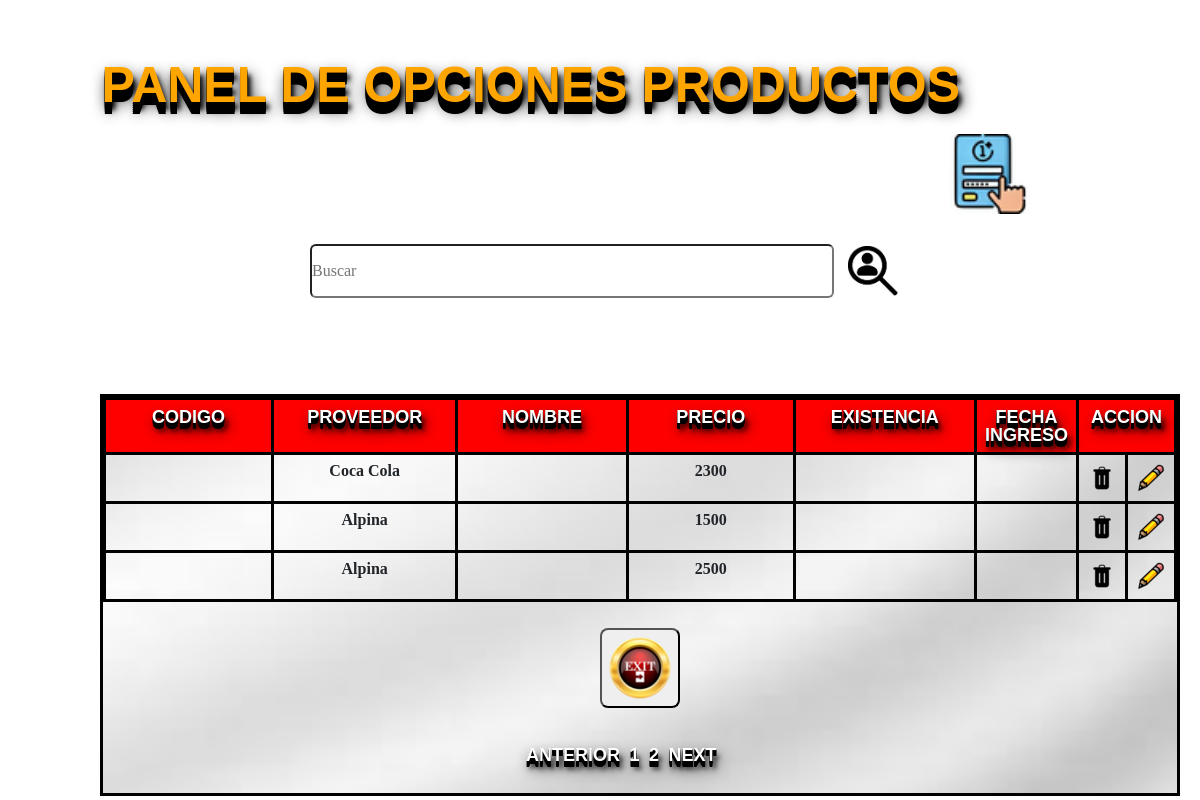
Screenshot of /tabla_productos/index.php?pagina=2 with the database file from the repository.
### tables this page shows
CREATE TABLE `productos` (
  `cod_product` int(11) NOT NULL,
  `nit` int(11) DEFAULT NULL,
  `nombre_p` char(70) DEFAULT NULL,
  `precio` int(10) DEFAULT NULL,
  `cantidadp` int(8) DEFAULT NULL,
  `fecha_ingres` date DEFAULT current_timestamp()
);

CREATE TABLE `proveedor` (
  `nit` int(11) NOT NULL,
  `nombre` char(70) DEFAULT NULL,
  `telefono` bigint(10) DEFAULT NULL,
  `direccion` char(80) DEFAULT NULL
);

### tabla_productos/index.php (the view, shortened to what this page needs)
<!DOCTYPE html>
<html lang="en">
<head>
    <link href="https://cdn.jsdelivr.net/npm/bootstrap@5.2.0-beta1/dist/css/bootstrap.min.css" rel="stylesheet">
    <link rel="stylesheet" href="../css/productos.css">
</head>
<body>
<?php
	include("../conexion/conexion.php");
	$registros=3;
	if(isset($_GET["pagina"])){
		if($_GET["pagina"]==1){
			header("Location:./index.php");
		}else{
			$pagina=$_GET["pagina"];
		}
	}else{
		$pagina=1;
	}
	$empieza=($pagina-1)*$registros;
	$sql_total="SELECT * FROM productos ";
	$resultado=$base->prepare($sql_total);
	$resultado->execute(array());
	$numfilas=$resultado->rowCount();
	$totalpagina=ceil($numfilas/$registros);
	$registros=$base->query("SELECT * FROM productos LIMIT $empieza, $registros")->fetchALL(PDO::FETCH_OBJ);
?>
<h3>PANEL DE OPCIONES PRODUCTOS</h3>
    <form method="post" action="buscar.php">
        <div id="nim">
                <a href="registrar.php">
                    <button type="button">
                    </button>
                </a>
            </div>
            <input class="buscar"  type="search" name="busca"  id="" placeholder="Buscar">
            <button id="but" class="uno">buscar</button>
            <br> <br>
            <div id="tag">
            <table  class="table">
            <tr>
                <th>Codigo</th>
                <th>Proveedor</th>
                <th>Nombre</th>
                <th>Precio</th>
                <th>Existencia</th>
                <th>Fecha ingreso</th>
                <th colspan="2">Accion</th>
            </tr>
            <?php foreach ($registros as $move):?>
            <?php
				$idp=$move->nit;
				$sql="SELECT * FROM proveedor WHERE nit=:id";
				$resultado1=$base->prepare($sql);
				$resultado1->execute(array(":id"=>$idp));
				$registro1=$resultado1->fetch(PDO::FETCH_ASSOC);
            ?>
            <tr>
                <td><?php echo $move->codigo;?></td>
				<td><?php echo $registro1['nombre']?></td>
                <td><?php echo $move->nombre_pro?></td>
                <td><?php echo $move->precio?></td>
                <td><?php echo $move->existencia?></td>
                <td><?php echo $move->fecha?></td>
                <td>
                    <a id="q1" href="eliminar.php?id=<?php echo $move->codigo?> & nomb=<?php echo $move->nombre_pro?>">
                        <img src="../imagenes/borrar.png" alt="eliminar">
                    </a>
                </td>
                <td>
                    <a id="q2" href="modificar.php?id=<?php echo $move->codigo?> & nomb=<?php echo $move->nombre_pro?>">
                        <img src="../imagenes/lapiz.png" alt="modificar">
                    </a>
                </td>
            </tr>
            <?php
                endforeach;
            ?>
        </div>
            <td>
                <a href="../administrador/index.php" onmouseup="window.close()">
                    <input  id="bot" type="button" value="cerrar" name="cerrar" >
                </a>
            </td>
    </form>
    <div id="pagina">
        <nav>
            <ul>
                <li <?php  echo $_GET['pagina']=1?>>
                    <a href="index.php?pagina=<?php echo $_GET['pagina']=1 ?>">Anterior</a>
                </li>
                <?php
                for($i=0; $i<$totalpagina; $i++):?>
                <li  <?php echo $_GET ['pagina']==$i+1? 'active': ''?>">
                    <a href="index.php?pagina=<?php echo $i+1?>"><?php echo $i+1?></a>
                </li>
                <?php endfor?>
                <li <?php  echo $_GET['pagina']>=$totalpagina? 'disabled' : '' ?> ">
                    <a  href="index.php?pagina=<?php echo $_GET['pagina']+1 ?>">Next</a>
                </li>
            </ul>
        </nav>
    </div>
</body>
</html>

### css/productos.css (style rules this page uses)
* { margin: 0; padding: 0; box-sizing: border-box; }
body { background: url("../imagenes/fondo.png"); background-repeat: no-repeat; background-size: cover; font-weight: bold; }
a { text-decoration: none; color: red; font-weight: bold; }
#nim a button { display: inline-block; color: transparent; width: 80px; height: 80px; padding: 0px 10px; background-image: url(../imagenes/registrarse.png); background-size: cover; background-repeat: no-repeat; border-radius: 5px; outline: none; border: none; cursor: pointer; text-align: center; transition: all 0.2s linear; margin-top: 7%; margin-left: 950px; letter-spacing: 0.05px; }
#tag { width: 90%; margin-top: 80px; margin-left: 100px; border: 3px solid #000; border-spacing: 0; border-collapse: separate; background: url("../imagenes/degradado.png") no-repeat center center; background-size: cover; color: black; float: left; text-align: center; }
#tag th { width: 20%; height: 50px; text-align: center; border: 3px solid #000; border-spacing: 1px; background: red; color: white; float: center; font-weight: bold; font: bold 18px/1 arial; text-transform: uppercase; text-shadow: 0 1px 0 black, 0 2px 0 black, 0 3px 0 black, 0 4px 0 black, 0 5px 0 black, 0 6px 0 black, 3px 8px 15px black, 3px 8px 5px black; }
#tag td { width: 20%; text-align: center; border: 3px solid #000; border-spacing: 0; background: transparent; }
.buscar { margin-top: 30px; margin-left: 310px; width: 520px; height: 50px; border-radius: 6px; }
.uno { display: inline-block; color: transparent; width: 50px; height: 50px; background-image: url(../imagenes/buscar.png); background-size: cover; background-repeat: no-repeat; border-radius: 5px; outline: none; border: none; cursor: pointer; text-align: center; transition: all 0.2s linear; margin-top: 30px; margin-left: 10px; letter-spacing: 0.05px; }
h3 { text-align: center; line-height: 11px; color: white; float: right; right: 240px; position: relative; align-items: center; top: 60px; font-weight: bold; font: bold 50px/1 arial; text-transform: uppercase; color: orange; text-shadow: 0 2px 0 black, 0 4px 0 black, 0 6px 0 black, 0 8px 0 black, 0 10px 0 black, 0 12px 0 black, 3px 8px 15px black, 3px 8px 5px black; }
#q1 { display: inline-block; color: transparent; width: 30px; height: 30px; background-size: cover; background-repeat: no-repeat; border-radius: 5px; outline: none; border: none; cursor: pointer; text-align: center; transition: all 0.2s linear; letter-spacing: 0.05px; }
#q2 { display: inline-block; color: transparent; width: 30px; height: 30px; background-size: cover; background-repeat: no-repeat; border-radius: 5px; outline: none; border: none; cursor: pointer; text-align: center; transition: all 0.2s linear; letter-spacing: 0.05px; }
#bot { height: 80px; width: 80px; color: transparent; background-image: url(../imagenes/cerrar.png); background-size: cover; background-repeat: no-repeat; border-radius: 8px; transition: transform 200ms, box-shadow 200ms; outline: none; margin-top: 10px; margin-left: auto; margin-bottom: 10px; }
#pagina { width: 200px; min-height: auto; font-family: Arial, Helvetica, sans-serif; height: auto; border-radius: 10px; margin: 2% auto; padding: 1.5%; }
#pagina nav { float: center; text-align: center; outline: none; width: 150%; margin-left:-35px; }
#pagina nav ul { display: inline; float: left; font-family: Arial, Helvetica, sans-serif; margin-top: -10px; justify-content:center; }
#pagina nav ul li { display: inline; font-family: Arial, Helvetica, sans-serif; border-spacing: 0; border-collapse: separate; border-radius: 10px; left:auto; margin-left:5px; }
#pagina nav ul li a { color: #fff; float: center; border-radius: 2px; -moz-border-radius: 2px; -webkit-border-radius: 2px; text-align: center; align-content: center; align-items: center; letter-spacing: 0px; font: bold 18px/1 arial; text-transform: uppercase; text-shadow: 0 1px 0 black, 0 2px 0 black, 0 3px 0 black, 0 4px 0 black, 0 5px 0 black, 0 6px 0 black, 3px 8px 15px black, 3px 8px 5px black; }

### rows the page displays
productos: nit.nombre "Coca Cola", precio "2300"
productos: nit.nombre "Alpina", precio "1500"
productos: nit.nombre "Alpina", precio "2500"
